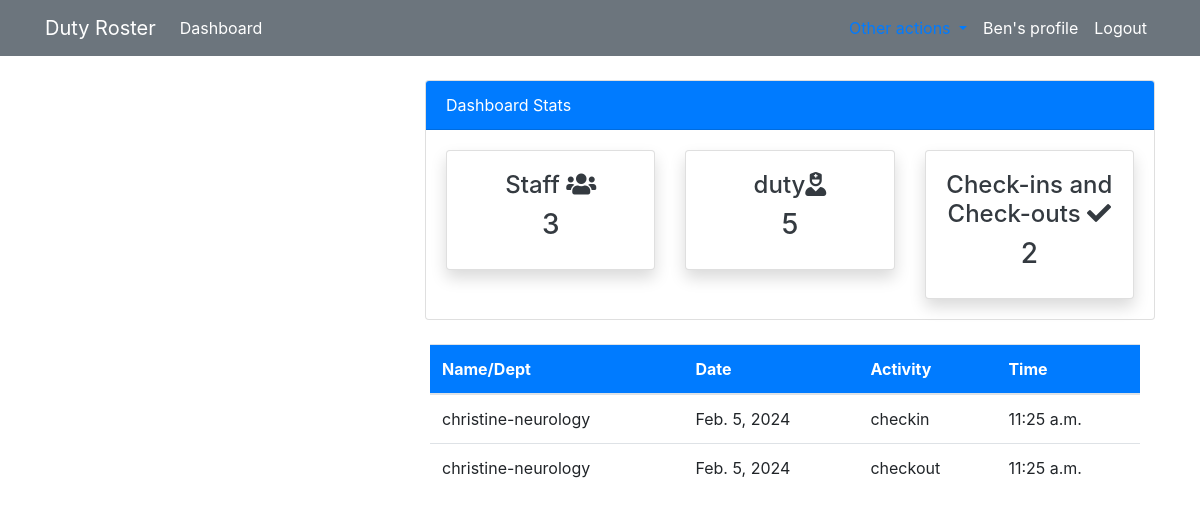
/order/ (signed in), run on an earlier commit of the app's database.
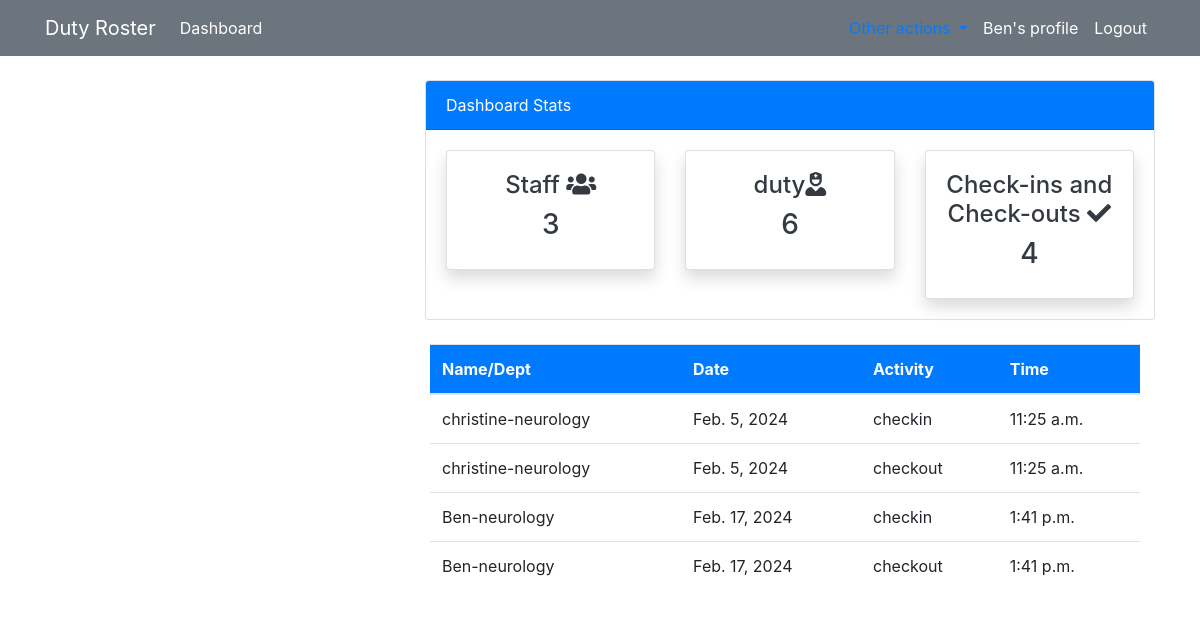
And on a later commit of the database.
### roster/models.py (models this page shows, shortened)
class Order(models.Model):
    product = models.ForeignKey(Duty, on_delete=models.CASCADE)
    activity = models.CharField(max_length=30, choices=ACTIVITY, default="checkin", null=True, blank=True)
    staff = models.ForeignKey(User, models.CASCADE, null=True)
    date = models.DateField(auto_now_add = True)
    time = models.TimeField(auto_now_add=True)
    class Meta:
        verbose_name_plural = 'Order'

class Duty(models.Model):
    name = models.CharField(max_length=30)
    department = models.CharField(max_length=50, choices=DEPARTMENT)
    hours = models.PositiveBigIntegerField()
    shift = models.CharField(max_length=30, choices=SHIFTS)
    ward = models.ForeignKey(Ward, on_delete=models.CASCADE, null=True)
    class Meta:
        verbose_name_plural = 'Duty'
    def __str__(self):
        return f'{self.name}-{self.department}'

### roster/views.py (the view)
# urls.py: path('order/',views.order, name='dashboard-order'),
@login_required(login_url='user-login')
def order(request):
    orders = Order.objects.all()
    orders_count = orders.count()
    workers_count = User.objects.all().count()
    duty_count = Duty.objects.all().count()
    context={
        'orders':orders,
        'workers_count':workers_count,
        'orders_count':orders_count,
        'duty_count':duty_count,
    }
    return render(request, 'dashboard/order.html',context)

### templates/dashboard/order.html (shortened to what this page needs)
{% extends "partials/base.html" %}
{% block content%}
{% include 'partials/topnav.html' %}
<div class="container">
    <div class="row my-4">
        <div class="col-md-4">
        </div>
        <div class="col-md-8">
            <table class="table bg-white">
                <thead class="bg-primary">
                    <tr class="text-white">
                        <th scope="col">Name/Dept</th>
                        <th scope="col">Date</th>
                        <th scope="col">Activity</th>
                        <th scope="col">Time</th>
                    </tr>
                </thead>
                <tbody>
                    {% for order in orders%}
                    <tr>
                        <td>{{order.product}}</td>
                        <td>{{order.date}}</td>
                        <td>{{order.activity}}</td>
                        <td>
                            {{order.time}}
                        </td>
                    </tr>
                    {% endfor %}
            </table>
        </div>
    </div>
</div>
{% endblock %}

What changed in the data, as far as the page shows it:
added Order: product "Ben-neurology", date "Feb. 17, 2024", activity "checkin", time "1:41 p.m."
added Order: product "Ben-neurology", date "Feb. 17, 2024", activity "checkout", time "1:41 p.m."
Also different on the page:
{{ duty_count }}: "5" → "6"
{{ orders_count }}: "2" → "4"
